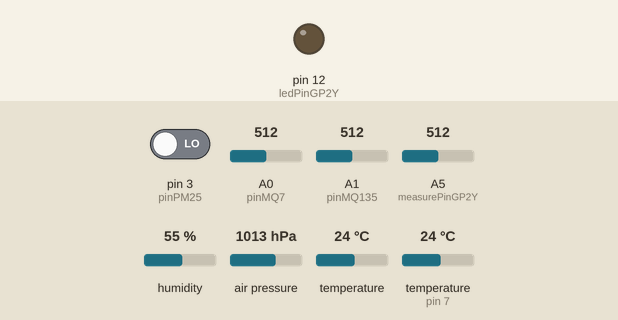
The sketch below on a simulated Arduino Mega 2560, built for the host (arithmetic inside an expression is 32-bit, double 64-bit). On the bench: output pins drawn as LEDs (lit = HIGH). Inputs (shaded band) come from the test bench; at power-on: pin 3 (pinPM25) LOW, A0 (pinMQ7) = 512, A1 (pinMQ135) = 512, A5 (measurePinGP2Y) = 512, humidity 55 %, air pressure 1013 hPa, temperature 24 °C, temperature (sensor on pin 7) 24 °C. What the sketch prints to the serial monitor is not drawn.

Above: at 0.1 s.
At 6.8 s:
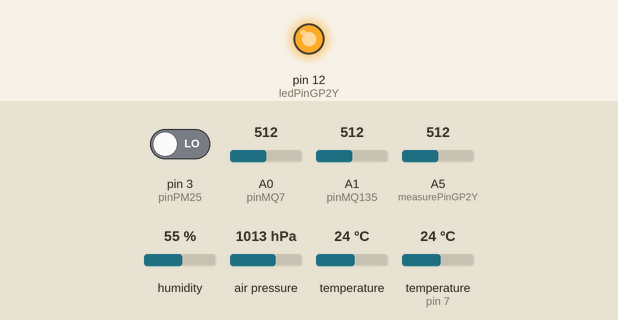
Timing chart, 0 to 8.3 s (numbered marks = the images above):
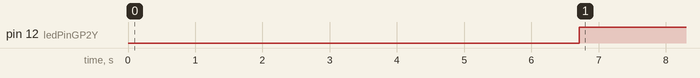

The sketch:

thingspeak_sensors.ino
```cpp
#include <EtherCard.h>
#include <DHT.h>
#include <Adafruit_BMP085.h>

#define APIKEY "O4AM5UMQ6AXOE9GN" // put your key here
#define ethCSpin 48 // put your CS/SS pin here.

#define DHTPORT 7
#define DHTTYPE DHT22
#define pinMQ7 A0
#define pinMQ135 A1
#define pinPM25 3
#define measurePinGP2Y A5
#define ledPinGP2Y 12

DHT dht(DHTPORT, DHTTYPE);
Adafruit_BMP085 bmp;

unsigned long sampletime_ms = 30000;
unsigned long starttime;
unsigned long duration = 0;
unsigned long elapsedtime = 0;

unsigned int samplingTime = 280;
unsigned int deltaTime = 40;
unsigned int sleepTime = 9680;


// ethernet interface mac address, must be unique on the LAN
static byte mymac[] = { 0x74,0x69,0x69,0x2D,0x30,0x31 };
const char website[] PROGMEM = "api.thingspeak.com";
byte Ethernet::buffer[700];
uint32_t timer;
Stash stash;
byte session;

//timing variable
int res = 100; // was 0

void initialize_ethernet(void){
  for(;;){ // keep trying until you succeed

    if (ether.begin(sizeof Ethernet::buffer, mymac, ethCSpin) == 0){
      Serial.println( F("Failed to access Ethernet controller"));
      continue;
    }

    if (!ether.dhcpSetup()){
      Serial.println(F("DHCP failed"));
      continue;
    }

    ether.printIp("IP:  ", ether.myip);
    ether.printIp("GW:  ", ether.gwip);
    ether.printIp("DNS: ", ether.dnsip);

    if (!ether.dnsLookup(website))
      Serial.println(F("DNS failed"));

    ether.printIp("SRV: ", ether.hisip);

    //reset init value
    res = 180;
    break;
  }
}

void setup () {
  Serial.begin(9600);
  Serial.println("[ThingSpeak + sensors]");

  //Initialize Ethernet
  initialize_ethernet();

  //Start the dht and bmp sensors
  dht.begin();
  //bmp.begin();

  //Start the PM25 and GP2Y sensors
  pinMode(pinPM25,INPUT);
  starttime=millis();

  pinMode(ledPinGP2Y,OUTPUT);
}


void loop () {
  //if correct answer is not received then re-initialize ethernet module
  if (res > 220){

  initialize_ethernet();

  }

  res = res + 1;

  ether.packetLoop(ether.packetReceive());

  //200 res = 10 seconds (50ms each res)
  if (res == 200) {

  //----------DHT22----------
  float humDHT22 = dht.readHumidity();
  float tempDHT22 = dht.readTemperature();

  // Compute heat index in Celsius (isFahreheit = false)
  float heatDHT22 = dht.computeHeatIndex(tempDHT22, humDHT22, false);

  //----------BMP180----------
  float presBMP180=(bmp.readPressure()/100.0);//this is for pressure in hectoPascal
  float tempBMP180=(bmp.readTemperature());

  //----------MQ-7----------
  float gasMQ7=analogRead(pinMQ7);

  //----------MQ-135----------
  float gasMQ135=analogRead(pinMQ135);


  //----------PM2.5----------
  duration = duration + pulseIn(pinPM25,LOW);
  elapsedtime=millis()-starttime;

  float ratio = duration/(elapsedtime*10.0);
  float concentration = 1.1*pow(ratio,3)-3.8*pow(ratio,2)+520*ratio+0.62;

  duration = 0;
  starttime = millis();

  //----------GP2Y----------
  digitalWrite(ledPinGP2Y,LOW);
  delayMicroseconds(samplingTime);
  float voMeasured = analogRead(measurePinGP2Y);

  delayMicroseconds(deltaTime);
  digitalWrite(ledPinGP2Y,HIGH);
  delayMicroseconds(sleepTime);

  float calcVoltage = voMeasured*(5.0/1024);
  float dustDensity = 0.17*calcVoltage-0.1;

  //----------ThingSpeak----------
    byte sd = stash.create();
    stash.print("field1=");
    stash.print(humDHT22);
    stash.print("&field2=");
    stash.print(tempDHT22);
    stash.print("&field3=");
    stash.print(gasMQ7);
    stash.print("&field4=");
    stash.print(gasMQ135);
    stash.print("&field5=");
    stash.print(concentration);
    stash.print("&field6=");
    stash.print(dustDensity);
    stash.print("&field7=");
    stash.print(presBMP180);
    stash.print("&field8=");
    stash.print(tempBMP180);
    stash.save();


    // generate the header with payload - note that the stash size is used,
    // and that a "stash descriptor" is passed in as argument using "$H"
    Stash::prepare(PSTR("POST /update HTTP/1.0" "\r\n"
      "Host: $F" "\r\n"
      "Connection: close" "\r\n"
      "X-THINGSPEAKAPIKEY: $F" "\r\n"
      "Content-Type: application/x-www-form-urlencoded" "\r\n"
      "Content-Length: $D" "\r\n"
      "\r\n"
      "$H"),
    website, PSTR(APIKEY), stash.size(), sd);

    // send the packet - this also releases all stash buffers once done
    session = ether.tcpSend();

 // added from: http://jeelabs.net/boards/7/topics/2241
 int freeCount = stash.freeCount();
    if (freeCount <= 3) {   Stash::initMap(56); }
  }

   const char* reply = ether.tcpReply(session);

   if (reply != 0) {
     res = 0;
     Serial.println(F(" >>>REPLY recieved...."));
     Serial.println(reply);
   }
   delay(300);
}
```

Measured:
- by itself, pin 12 (ledPinGP2Y): LOW → HIGH at 6.7 s
